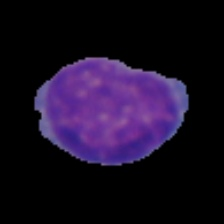
#> input picture data/allidb_ground_truth/all/allidb_067_cell_1.jpg, 224 x 224 px, found by its file name; its folder holds 4 pictures in this run
$ python normalize_cnmc_full.py
#> lines starting #> are read from the running program, lines starting #| are printed output that depends on the picture
"""
normalize_cnmc_full.py
======================
Phase 0 -- Option A: Macenko Stain Normalization

Provenance chain (one unambiguous line for the paper):
  raw .bmp from C-NMC_Dataset -> Macenko normalization -> cnmc_normed_training / cnmc_normed_prelim

Processes:
  1. Training folds: C-NMC_Dataset/.../C-NMC_training_data/fold_{0,1,2}/all|hem/
     -> cnmc_normed_training/fold_{0,1,2}/all|hem/  (saves as .png)

  2. Preliminary test set: C-NMC_Dataset/.../C-NMC_test_prelim_phase_data/  (flat numbered .bmp)
     Labels from C-NMC_test_prelim_phase_data_labels.csv (original UID filenames mapped to numbers)
     -> cnmc_normed_prelim/all|hem/  (saved under original UID filename, .png)

Reference matrix: Macenko et al. (2009) standard HERef -- hardcoded, deterministic.
  HERef  = [[0.5626, 0.2159], [0.7201, 0.8012], [0.4062, 0.5581]]
  maxCRef = [1.9705, 1.0308]

Failures:
  Logged to <project_root>/normalization_failures.txt.
  Failed images are EXCLUDED from output. Filenames recorded for CV splits metadata.

Expected counts after normalization:
  Training folds: 7272 ALL + 3389 HEM = 10661 total
  Prelim set:     1219 ALL +  648 HEM =  1867 total  (1868 images in CSV; 1 filename is header)

Usage:
  python training_scripts/normalize_cnmc_full.py
"""

import os
import sys
import csv
import time
import numpy as np
from PIL import Image
from concurrent.futures import ThreadPoolExecutor, as_completed

# ── Paths ─────────────────────────────────────────────────────────────────────
import sys
import os
sys.path.insert(0, os.path.dirname(os.path.dirname(os.path.abspath(__file__))))
from src.config import PROJECT_ROOT

PKG_BASE       = str(PROJECT_ROOT / "C-NMC_Dataset" / "PKG - C-NMC 2019")
TRAIN_BASE     = os.path.join(PKG_BASE, "C-NMC_training_data")
PRELIM_BASE    = os.path.join(PKG_BASE, "C-NMC_test_prelim_phase_data")
PRELIM_CSV     = os.path.join(PRELIM_BASE, "C-NMC_test_prelim_phase_data_labels.csv")
PRELIM_IMG_DIR = PRELIM_BASE  # images are flat in this dir (1.bmp, 2.bmp, ...)

OUT_TRAIN      = str(PROJECT_ROOT / "cnmc_normed_training")
OUT_PRELIM     = str(PROJECT_ROOT / "cnmc_normed_prelim")
FAILURES_LOG   = str(PROJECT_ROOT / "normalization_failures.txt")

EXPECTED_TRAIN_ALL = 7272
EXPECTED_TRAIN_HEM = 3389
EXPECTED_PRELIM_ALL = 1219
EXPECTED_PRELIM_HEM = 648

FOLDS = ["fold_0", "fold_1", "fold_2"]


# ── Macenko Normalizer ────────────────────────────────────────────────────────
class MacenkoNormalizer:
    """
    Macenko et al. (2009) stain normalization.
    Reference matrix is hardcoded -- fully deterministic, no external template.
    HERef and maxCRef sourced from the standard Macenko reference.
    """
    def __init__(self):
        self.HERef   = np.array([[0.5626, 0.2159],
                                  [0.7201, 0.8012],
                                  [0.4062, 0.5581]])
        self.maxCRef = np.array([1.9705, 1.0308])

    def _get_stain_matrix(self, I, beta=0.15, alpha=1):
        I      = I.reshape(-1, 3).astype(np.float64)
        OD     = -np.log10(np.clip(I / 255.0, 1e-6, 1.0))
        mask   = np.all(OD > beta, axis=1)
        if mask.sum() < 10:
            return self.HERef, self.maxCRef
        OD_hat = OD[mask]
        try:
            _, _, V = np.linalg.svd(OD_hat, full_matrices=False)
        except np.linalg.LinAlgError:
            return self.HERef, self.maxCRef
        V    = V[:2, :]
        proj = OD_hat @ V.T
        phi  = np.arctan2(proj[:, 1], proj[:, 0])
        minPhi = np.percentile(phi, alpha)
        maxPhi = np.percentile(phi, 100 - alpha)
        v1 = V.T @ np.array([np.cos(minPhi), np.sin(minPhi)])
        v2 = V.T @ np.array([np.cos(maxPhi), np.sin(maxPhi)])
        HE = np.array([v1, v2]).T if v1[0] > v2[0] else np.array([v2, v1]).T
        Y    = OD @ np.linalg.pinv(HE.T)  # OD=(K,3) @ pinv((2,3))=(3,2) -> (K,2)
        maxC = np.percentile(Y, 99, axis=0)
        return HE, maxC

    def normalize(self, img):
        h, w, _ = img.shape
        HE, maxC = self._get_stain_matrix(img)
        OD     = -np.log10(np.clip(img.reshape(-1, 3).astype(np.float64) / 255.0, 1e-6, 1.0))
        C      = OD @ np.linalg.pinv(HE.T)  # OD=(N,3) @ pinv((2,3))=(3,2) -> (N,2)
        C      = C / maxC * self.maxCRef
        OD_norm = C @ self.HERef.T
        I_norm  = np.clip(255.0 * np.power(10, -OD_norm), 0, 255).astype(np.uint8)
        return I_norm.reshape(h, w, 3)


# ── Worker (top-level for multiprocessing) ────────────────────────────────────
def _worker(args):
    """Normalize one image. Returns (success, src_path, error_msg_or_None).
    MacenkoNormalizer is instantiated locally -- no pickling, no shared state."""
    src_path, dst_path = args
    normalizer = MacenkoNormalizer()
    try:
        img = np.array(Image.open(src_path).convert("RGB"))
        normed = normalizer.normalize(img)
        os.makedirs(os.path.dirname(dst_path), exist_ok=True)
        Image.fromarray(normed).save(dst_path)
        return True, src_path, None
    except Exception as e:
        return False, src_path, str(e)


# ── Task builder helpers ──────────────────────────────────────────────────────
def build_train_tasks():
    """Build (src, dst) pairs for all training fold images."""
    tasks = []
    for fold in FOLDS:
        for cls in ["all", "hem"]:
            src_dir = os.path.join(TRAIN_BASE, fold, cls)
            dst_dir = os.path.join(OUT_TRAIN, fold, cls)
            if not os.path.isdir(src_dir):
                print(f"  WARNING: missing expected directory {src_dir}")
                continue
            for fname in os.listdir(src_dir):
                if fname.startswith("."):
                    continue
                src = os.path.join(src_dir, fname)
                dst = os.path.join(dst_dir, os.path.splitext(fname)[0] + ".png")
                tasks.append((src, dst))
#> pass 2 of the loop in build_train_tasks, `for fold in FOLDS:`:
#> pass 3 of the loop in build_train_tasks, `for fold in FOLDS:`:
    return tasks


def build_prelim_tasks():
    """
    Build (src, dst) pairs for the preliminary test set images.
    The prelim images are flat numbered .bmp files (1.bmp, 2.bmp, ...).
    Their original UID filenames and labels are in the CSV.

    CSV format: Patient_ID (original UID filename), new_names (e.g. 1.bmp), labels (1=ALL, 0=HEM)
    REMAPPING: CSV labels 1=ALL -> project encoding 0, CSV 0=HEM -> project encoding 1.
    """
    tasks = []    # (src_path, dst_path)
    label_map = {}  # new_name (e.g. "1.bmp") -> (original_uid, project_label)

    with open(PRELIM_CSV, newline="") as f:
        reader = csv.DictReader(f)
        for row in reader:
            original_uid  = row["Patient_ID"]     # e.g. UID_57_29_1_all.bmp
            new_name      = row["new_names"]       # e.g. 1.bmp
            csv_label     = int(row["labels"])

            # Prelim CSV: 1=ALL, 0=HEM -- OPPOSITE of project encoding (ALL=0, HEM=1)
            # Remap immediately on load, never use raw CSV label values after this line
            project_label = {1: 0, 0: 1}[csv_label]   # 1->0 (ALL), 0->1 (HEM)
            cls = "all" if project_label == 0 else "hem"

            label_map[new_name] = (original_uid, project_label, cls)

    # Assertion: remapped labels must produce exactly 1219 ALL and 648 HEM
    all_count = sum(1 for v in label_map.values() if v[2] == "all")
    hem_count = sum(1 for v in label_map.values() if v[2] == "hem")
    if all_count != EXPECTED_PRELIM_ALL or hem_count != EXPECTED_PRELIM_HEM:
        raise RuntimeError(
            f"PRELIM LABEL REMAP ASSERTION FAILED: "
            f"expected {EXPECTED_PRELIM_ALL} ALL and {EXPECTED_PRELIM_HEM} HEM, "
            f"got {all_count} ALL and {hem_count} HEM. STOPPING."
        )
    print(f"  Prelim label remap assertion PASSED: {all_count} ALL, {hem_count} HEM")

    for new_name, (original_uid, project_label, cls) in label_map.items():
        src = os.path.join(PRELIM_IMG_DIR, new_name)
        if not os.path.isfile(src):
            raise FileNotFoundError(f"Prelim image not found: {src}")
        # Save under original UID filename (strip extension, add .png)
        out_stem = os.path.splitext(original_uid)[0]
        dst = os.path.join(OUT_PRELIM, cls, out_stem + ".png")
        tasks.append((src, dst))

    return tasks


def run_normalization(tasks, label, failure_log_lines):
    """Process tasks sequentially. Returns (success_count, failure_count).

    Sequential is used because Macenko normalization is numpy/SVD-heavy (CPU-bound)
    and Python's GIL prevents true thread parallelism for this workload.
    """
#> called with label = 'TRAIN'
    total    = len(tasks)
    success  = 0
    failures = 0
    t0       = time.time()
    normalizer = MacenkoNormalizer()

    print(f"\n  Processing {total} images sequentially...")
    for i, (src_path, dst_path) in enumerate(tasks):
        try:
            img    = np.array(Image.open(src_path).convert("RGB"))
#> img is the input picture: shape (224, 224, 3); mean R, G, B 25.3, 14.4, 36.6
            normed = normalizer.normalize(img)
#> in _get_stain_matrix, `_, _, V = np.linalg.svd(OD_hat, full_matrices=False)`: V = [[-0.579, -0.58, -0.573], [0.172, 0.6, -0.781], [0.797, -0.55, -0.248]]
#> in _get_stain_matrix, `V    = V[:2, :]`: V = [[-0.579, -0.58, -0.573], [0.172, 0.6, -0.781]]
#> in _get_stain_matrix, `proj = OD_hat @ V.T`: proj = 50176 pairs, first value -10.39 to -0.483, second value -3.17 to 3.67
#> in _get_stain_matrix, `minPhi = np.percentile(phi, alpha)`: minPhi = -3.14
#> in _get_stain_matrix, `maxPhi = np.percentile(phi, 100 - alpha)`: maxPhi = 3.02
#> in _get_stain_matrix, `v1 = V.T @ np.array([np.cos(minPhi), np.sin(minPhi)])`: v1 = [0.578, 0.577, 0.577]
#> in _get_stain_matrix, `v2 = V.T @ np.array([np.cos(maxPhi), np.sin(maxPhi)])`: v2 = [0.595, 0.646, 0.478]
#> in _get_stain_matrix, `HE = np.array([v1, v2]).T if v1[0] > v2[0] else np.array([v2, v1]).T`: HE = [[0.595, 0.578], [0.646, 0.577], [0.478, 0.577]]
#> in _get_stain_matrix, `Y    = OD @ np.linalg.pinv(HE.T)`: Y = 50176 pairs, first value -25.71 to 30.42, second value -22.56 to 31.31
#> in _get_stain_matrix, `maxC = np.percentile(Y, 99, axis=0)`: maxC = [24.84, 13.42]
#> in normalize, `HE, maxC = self._get_stain_matrix(img)`: HE = [[0.595, 0.578], [0.646, 0.577], [0.478, 0.577]]; maxC = [24.84, 13.42]
#> in normalize, `C      = OD @ np.linalg.pinv(HE.T)`: C has the same summary as Y in _get_stain_matrix
#> in normalize, `C      = C / maxC * self.maxCRef`: C = 50176 pairs, first value -2.04 to 2.41, second value -1.73 to 2.4
#> in normalize, `return I_norm.reshape(h, w, 3)`:
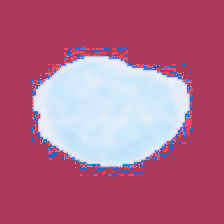
#> returned value: shape (224, 224, 3); mean of channels 0, 1, 2 179.8, 104.9, 135.1; drawn as R, G, B
            os.makedirs(os.path.dirname(dst_path), exist_ok=True)
            Image.fromarray(normed).save(dst_path)
            success += 1
        except Exception as e:
            failures += 1
            failure_log_lines.append(f"[{label}] {src_path} | {e}")

        done = i + 1
        if done % 500 == 0 or done == total:
            elapsed = time.time() - t0
            rate = done / elapsed if elapsed > 0 else 0
            eta  = (total - done) / rate if rate > 0 else 0
            print(f"    [{done:>6d}/{total}] {rate:.0f} img/s | "
                  f"elapsed {elapsed:.0f}s | ETA {eta:.0f}s | failed {failures}")
#> pass 2 of the loop in run_normalization, `for i, (src_path, dst_path) in enumerate(tasks):`:
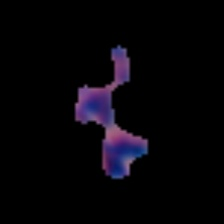
#> input picture data/allidb_ground_truth/all/allidb_067_cell_2.jpg, 224 x 224 px, found by its file name
#> in run_normalization, img is the input picture: shape (224, 224, 3); mean R, G, B 6.4, 4.5, 8.9
#> in normalize (call 2), `HE, maxC = self._get_stain_matrix(img)`: HE = [[0.578, 0.571], [0.577, 0.615], [0.577, 0.544]]; maxC = [62.01, 54.46]
#> in normalize (call 2), `C      = OD @ np.linalg.pinv(HE.T)`: C = 50176 pairs, first value -69.16 to 68.86, second value -60.9 to 73.93
#> in normalize (call 2), `C      = C / maxC * self.maxCRef`: C = 50176 pairs, first value -2.2 to 2.19, second value -1.15 to 1.4
#> in normalize (call 2), `return I_norm.reshape(h, w, 3)`:
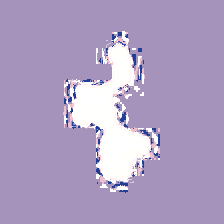
#> returned value: shape (224, 224, 3); mean of channels 0, 1, 2 174.9, 158.3, 194.1; drawn as R, G, B
#> pass 3 of the loop in run_normalization, `for i, (src_path, dst_path) in enumerate(tasks):`:
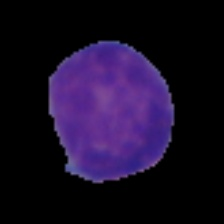
#> input picture data/allidb_ground_truth/all/allidb_068_cell_0.jpg, 224 x 224 px, found by its file name
#> in run_normalization, img is the input picture: shape (224, 224, 3); mean R, G, B 24.3, 13.4, 38.8
#> in normalize (call 3), `HE, maxC = self._get_stain_matrix(img)`: HE = [[0.591, 0.578], [0.653, 0.577], [0.474, 0.577]]; maxC = [23.17, 12.06]
#> in normalize (call 3), `C      = OD @ np.linalg.pinv(HE.T)`: C = 50176 pairs, first value -24.03 to 28.2, second value -20.31 to 29.63
#> in normalize (call 3), `C      = C / maxC * self.maxCRef`: C = 50176 pairs, first value -2.04 to 2.4, second value -1.74 to 2.53
#> in normalize (call 3), `return I_norm.reshape(h, w, 3)`:
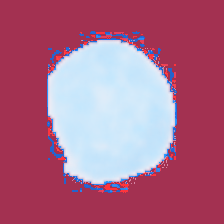
#> returned value: shape (224, 224, 3); mean of channels 0, 1, 2 173.7, 103.1, 132.8; drawn as R, G, B
#> the loop made 12 passes; the first 3 are shown

    return success, failures


def verify_counts(base_dir, expected_all, expected_hem, label):
    """Assert output counts match expectations. Raises on mismatch."""
    actual_all = actual_hem = 0
    # handle both flat (prelim) and fold-structured (training) layouts
    for root, dirs, files in os.walk(base_dir):
        dirs[:] = [d for d in dirs if not d.startswith(".")]
        rel = os.path.relpath(root, base_dir).replace("\\", "/")
        pngs = [f for f in files if f.endswith(".png")]
        if rel.endswith("/all") or rel == "all":
            actual_all += len(pngs)
        elif rel.endswith("/hem") or rel == "hem":
            actual_hem += len(pngs)

    grand = actual_all + actual_hem
    print(f"\n  {label} COUNT VERIFICATION:")
    print(f"    ALL: {actual_all}  (expected {expected_all})")
    print(f"    HEM: {actual_hem}  (expected {expected_hem})")
    print(f"    TOTAL: {grand}  (expected {expected_all + expected_hem})")

    if actual_all != expected_all or actual_hem != expected_hem:
        raise RuntimeError(
            f"COUNT ASSERTION FAILED for {label}: "
            f"got {actual_all} ALL / {actual_hem} HEM, "
            f"expected {expected_all} ALL / {expected_hem} HEM. STOPPING."
        )
    print(f"    STATUS: PASSED OK")


# ── Main ──────────────────────────────────────────────────────────────────────
def main():
    failure_log_lines = []

    print("=" * 70)
    print("  normalize_cnmc_full.py -- Phase 0 Option A")
    print("  Macenko normalization: raw .bmp -> .png")
    print(f"  Training source:  {TRAIN_BASE}")
    print(f"  Prelim source:    {PRELIM_BASE}")
    print(f"  Training output:  {OUT_TRAIN}")
    print(f"  Prelim output:    {OUT_PRELIM}")
    print(f"  Failures log:     {FAILURES_LOG}")
    print("=" * 70)

    # ── Step 1: Training folds ────────────────────────────────────────────
    print("\n[STEP 1] Building training fold task list...")
    train_tasks = build_train_tasks()
    print(f"  Total training images to normalize: {len(train_tasks)}")

    t_start = time.time()
    s1, f1 = run_normalization(train_tasks, "TRAIN", failure_log_lines)
    print(f"\n  Training normalization done in {(time.time()-t_start)/60:.1f} min")
    print(f"  Succeeded: {s1}  |  Failed: {f1}")

    # ── Step 2: Prelim test set ───────────────────────────────────────────
    print("\n[STEP 2] Building prelim test set task list...")
    prelim_tasks = build_prelim_tasks()
    print(f"  Total prelim images to normalize: {len(prelim_tasks)}")

    t_start = time.time()
    s2, f2 = run_normalization(prelim_tasks, "PRELIM", failure_log_lines)
    print(f"\n  Prelim normalization done in {(time.time()-t_start)/60:.1f} min")
    print(f"  Succeeded: {s2}  |  Failed: {f2}")

    # ── Step 3: Write failures log ────────────────────────────────────────
    total_failures = f1 + f2
    if failure_log_lines:
        with open(FAILURES_LOG, "w") as log:
            log.write(f"normalization_failures.txt\n")
            log.write(f"Total failures: {total_failures}\n")
            log.write("=" * 70 + "\n\n")
            for line in failure_log_lines:
                log.write(line + "\n")
        print(f"\n  Failures written to: {FAILURES_LOG}")
    else:
        # Write a clean log to confirm the run completed
        with open(FAILURES_LOG, "w") as log:
            log.write("normalization_failures.txt\n")
            log.write("Total failures: 0\n")
            log.write("All images normalized successfully.\n")
        print(f"\n  No failures. Clean log written to: {FAILURES_LOG}")

    # ── Step 4: Count verification ────────────────────────────────────────
    # Training expected counts account for failures being excluded
    adjusted_train_all = EXPECTED_TRAIN_ALL - sum(
        1 for l in failure_log_lines if "[TRAIN]" in l and "_all" in l)
    adjusted_train_hem = EXPECTED_TRAIN_HEM - sum(
        1 for l in failure_log_lines if "[TRAIN]" in l and "_hem" in l)
    adjusted_prelim_all = EXPECTED_PRELIM_ALL - sum(
        1 for l in failure_log_lines if "[PRELIM]" in l and "_all" in l)
    adjusted_prelim_hem = EXPECTED_PRELIM_HEM - sum(
        1 for l in failure_log_lines if "[PRELIM]" in l and "_hem" in l)

    try:
        verify_counts(OUT_TRAIN,  adjusted_train_all,  adjusted_train_hem,  "cnmc_normed_training")
        verify_counts(OUT_PRELIM, adjusted_prelim_all, adjusted_prelim_hem, "cnmc_normed_prelim")
    except RuntimeError as e:
        print(f"\n  ERROR: {e}")
        sys.exit(1)

    # ── Step 5: Summary ───────────────────────────────────────────────────
    print("\n" + "=" * 70)
    print("  NORMALIZATION COMPLETE")
    print(f"  Training images normalized: {s1}")
    print(f"  Prelim images normalized:   {s2}")
    print(f"  Total failures:             {total_failures}")
    if total_failures > 0:
        print(f"  Failure details: {FAILURES_LOG}")
        print("  NOTE: Failed images are excluded from all subsequent steps.")
        print("        Record their filenames in cv_splits metadata for paper trail.")
    print()
    if total_failures == 0:
        print("  SAFE TO DELETE (after first training run verifies the new pipeline):")
        print("    c:\\Open Source\\leukiemea\\C-NMC\\")
        print("    c:\\Open Source\\leukiemea\\cnmc_staging\\")
        print("    c:\\Open Source\\leukiemea\\cnmc_staging_normed\\")
    print("=" * 70)


if __name__ == "__main__":
#> (the run stopped early here; a loop or call above may not have finished)
